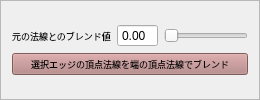
           <widget class="QFrame" name="BlendNormal">
            <property name="minimumSize">
             <size>
              <width>0</width>
              <height>0</height>
             </size>
            </property>
            <property name="frameShape">
             <enum>QFrame::StyledPanel</enum>
            </property>
            <property name="frameShadow">
             <enum>QFrame::Raised</enum>
            </property>
            <layout class="QGridLayout" name="gridLayout_16">
             <item row="0" column="0">
              <layout class="QVBoxLayout" name="normBlenVLO">
               <property name="topMargin">
                <number>0</number>
               </property>
               <property name="bottomMargin">
                <number>0</number>
               </property>
               <item>
                <layout class="QHBoxLayout" name="normBlendSliderHLO">
                 <item>
                  <widget class="QLabel" name="normBlendSliderLbl">
                   <property name="font">
                    <font>
                     <pointsize>7</pointsize>
                    </font>
                   </property>
                   <property name="text">
                    <string>元の法線とのブレンド値</string>
                   </property>
                  </widget>
                 </item>
                 <item>
                  <widget class="QDoubleSpinBox" name="normBlendSliderSpin">
                   <property name="buttonSymbols">
                    <enum>QAbstractSpinBox::NoButtons</enum>
                   </property>
                  </widget>
                 </item>
                 <item>
                  <widget class="QSlider" name="normBlendSlider">
                   <property name="maximum">
                    <number>100</number>
                   </property>
                   <property name="orientation">
                    <enum>Qt::Horizontal</enum>
                   </property>
                  </widget>
                 </item>
                </layout>
               </item>
               <item>
                <widget class="QPushButton" name="normBlendEdgBtn">
                 <property name="font">
                  <font>
                   <pointsize>7</pointsize>
                  </font>
                 </property>
                 <property name="styleSheet">
                  <string notr="true">#normBlendEdgBtn{background-color:#b38080;color:#000;}</string>
                 </property>
                 <property name="text">
                  <string>選択エッジの頂点法線を端の頂点法線でブレンド</string>
                 </property>
                </widget>
               </item>
              </layout>
             </item>
            </layout>
           </widget>
